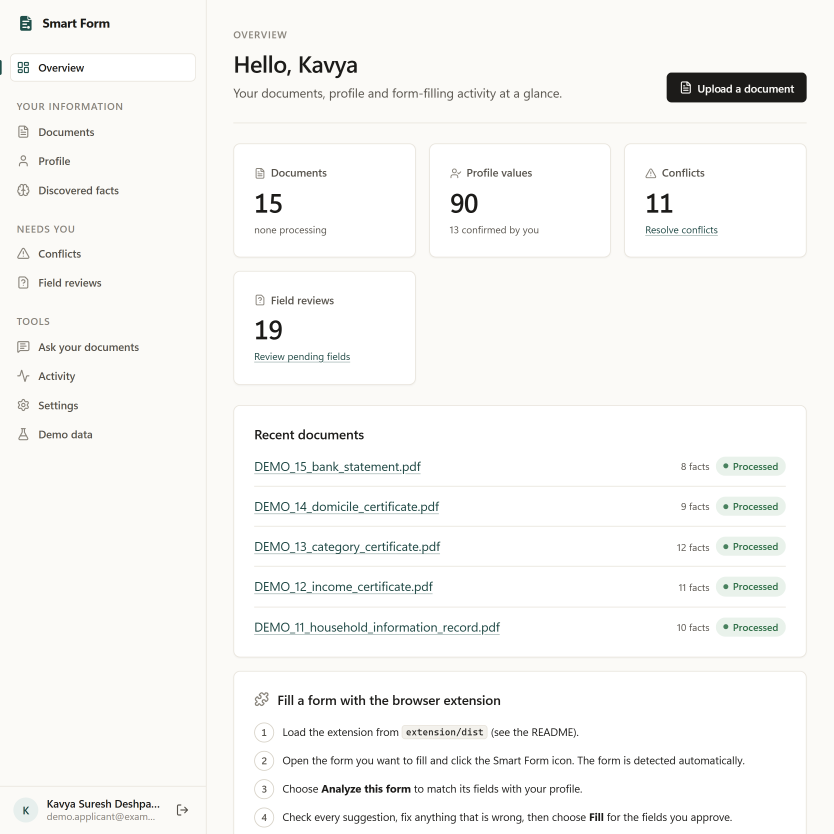
#> input picture report/v2/figures/screens/dashboard.png, 2500 x 2500 px (shown at 1/3 size); its folder holds 6 pictures in this run
$ python crop_shots.py
#> lines starting #> are read from the running program, lines starting #| are printed output that depends on the picture
# -*- coding: utf-8 -*-
"""Crops the raw screenshots (figures/screens, captured by capture.cjs) into the figures used in Chapter 5.
Boxes are in CSS pixels; the screenshots were taken at device scale factor 2.5."""
import os
from PIL import Image

HERE = os.path.dirname(os.path.abspath(__file__))
SRC = os.path.join(HERE, "..", "figures", "screens")
OUT = os.path.join(HERE, "..", "figures", "shots")
SCALE = 2.5
BOXES = {
    "dashboard": (222, 15, 978, 470),
    "document_details": (222, 10, 978, 607),
    "profile": (222, 15, 978, 476),
    "conflicts": (222, 15, 978, 626),
    "ask": (275, 0, 975, 590),
}


def crop(name, box, src=None):
#> called with name = 'dashboard', box = (222, 15, 978, 470)
    im = Image.open(os.path.join(SRC, (src or name) + ".png")).convert("RGB")
#> im is the input picture: PIL image 2500x2500 RGB; mean R, G, B 246.9, 246.6, 244.8
    l, t, r, b = (int(v * SCALE) for v in box)
    im.crop((l, t, r, b)).save(os.path.join(OUT, name + ".png"), optimize=True)
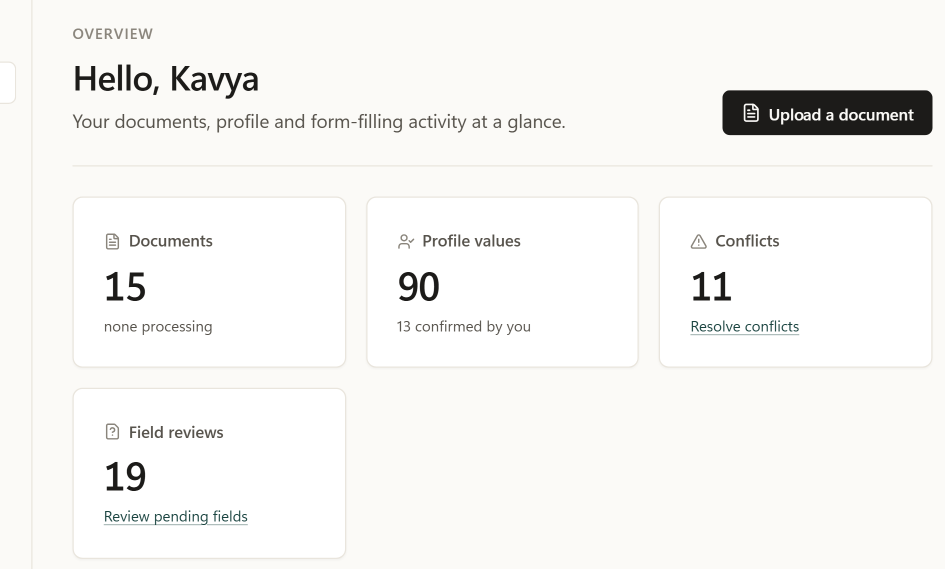
#> saved as dashboard.png: PIL image 1890x1138 RGB (shown at 1/2 size); mean R, G, B 245.5, 244.8, 242.8


def border(im, w=2):
    out = Image.new("RGB", (im.width + 2 * w, im.height + 2 * w), (120, 120, 120))
    out.paste(im, (w, w))
    return out


if __name__ == "__main__":
    os.makedirs(OUT, exist_ok=True)
    for k, box in BOXES.items():
        crop(k, box)
#> pass 2 of the loop `for k, box in BOXES.items():`:
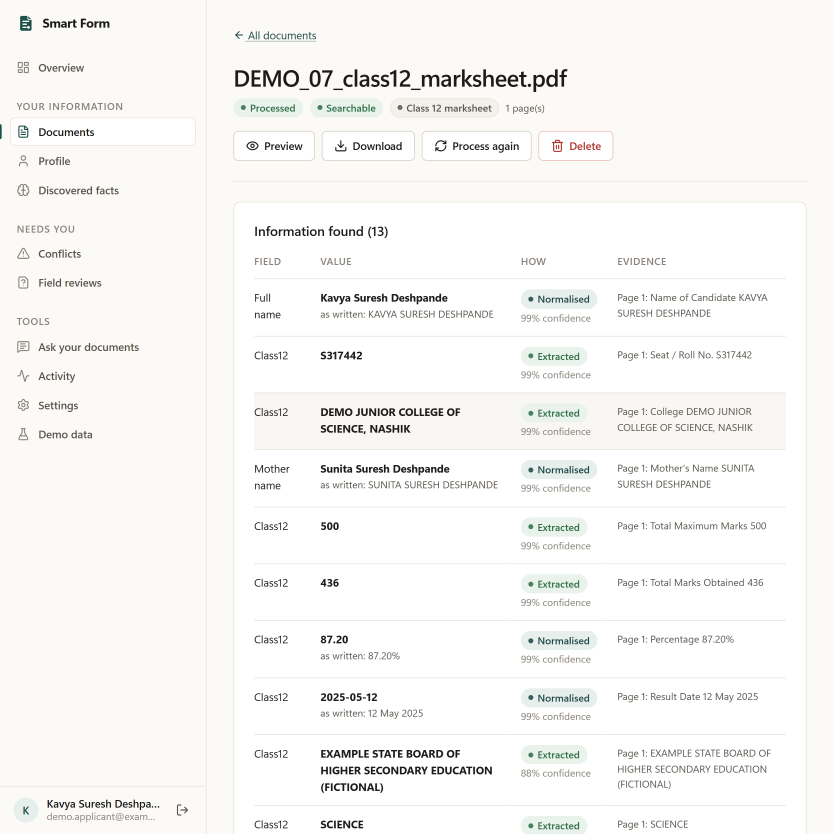
#> input picture report/v2/figures/screens/document_details.png, 2500 x 2500 px (shown at 1/3 size)
#> in crop, im is the input picture: PIL image 2500x2500 RGB; mean R, G, B 246.9, 246.6, 244.8
#> in crop (call 2), `im.crop((l, t, r, b)).save(os.path.join(OUT, name + ".png"), optimize=..`:
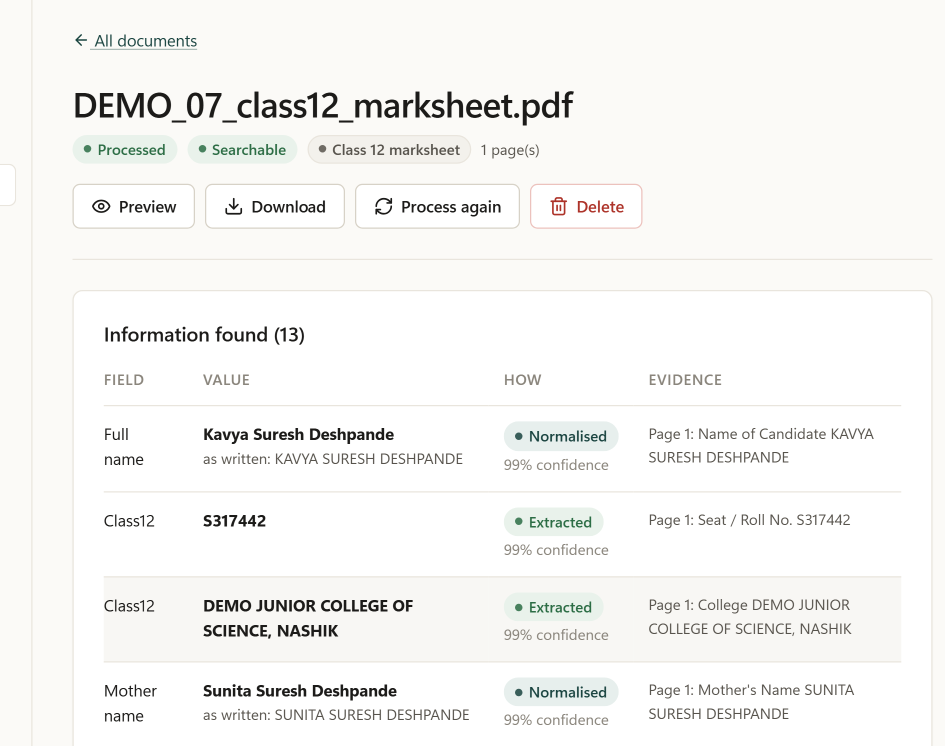
#> saved as document_details.png: PIL image 1890x1492 RGB (shown at 1/2 size); mean R, G, B 245.7, 245.4, 243.5
#> (the run stopped early here; a loop or call above may not have finished)
